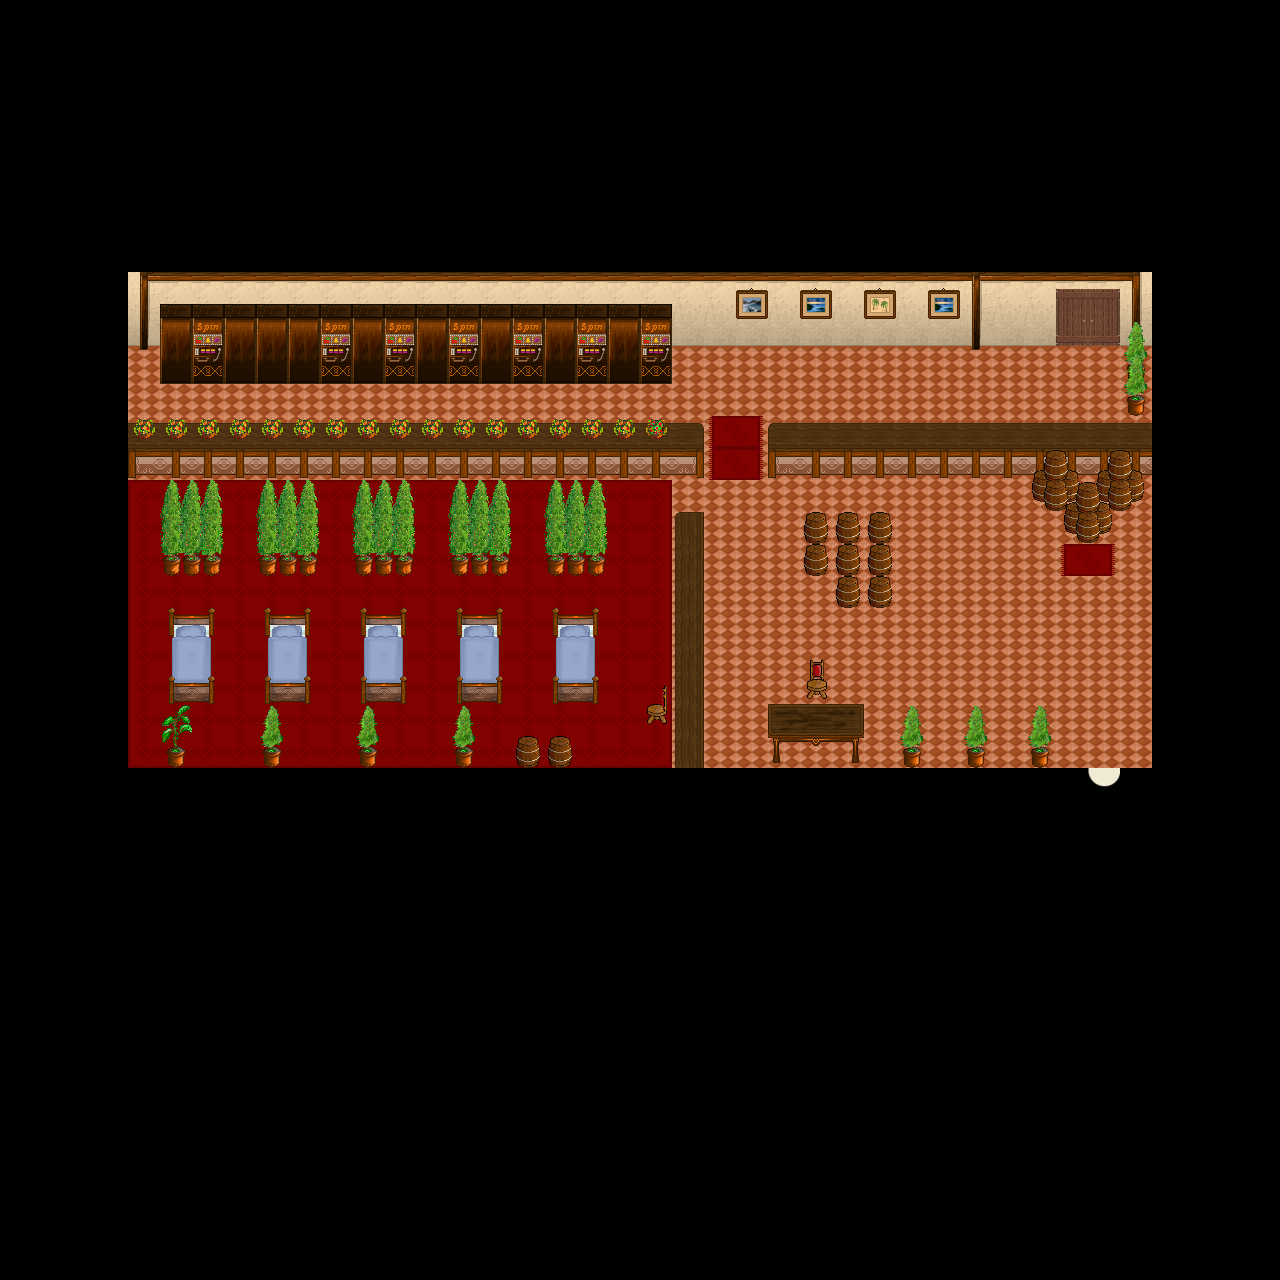

This is a level from a 2D game, rendered from its Tiled map with the project's own tilesets. A one-line summary and the map file follow, with tile-layer data summarised:
An orthogonal 40x40 tile map with 32x32 px tiles, 4 tile layers (Ground, Ground, Fringe, Over), 1 hidden layer not drawn, 6 tilesets and 2 objects (SCRIPT, WARP).

<map version="1.0" orientation="orthogonal" width="40" height="40" tilewidth="32" tileheight="32">
 <properties>
  <property name="music" value="inside.ogg" />
 </properties>
 <tileset firstgid="1" name="collision1_32_32" tilewidth="32" tileheight="32">
  <image source="../graphics/tiles/collision1_32_32.png" width="1024" height="1024" />
 </tileset>
 <tileset firstgid="1025" name="indoor3_32_32" tilewidth="32" tileheight="32">
  <image source="../graphics/tiles/indoor3_32_32.png" width="1024" height="1024" />
 </tileset>
 <tileset firstgid="2049" name="misc1_32_32" tilewidth="32" tileheight="32">
  <image source="../graphics/tiles/misc1_32_32.png" width="1024" height="1024" />
 </tileset>
 <tileset firstgid="3073" name="indoor2_32_64" tilewidth="32" tileheight="64">
  <image source="../graphics/tiles/indoor2_32_64.png" width="1024" height="1024" />
 </tileset>
 <tileset firstgid="3585" name="indoor2_32_96" tilewidth="32" tileheight="96">
  <image source="../graphics/tiles/indoor2_32_96.png" width="1024" height="960" />
 </tileset>
 <tileset firstgid="3905" name="indoor1_32_128" tilewidth="32" tileheight="128">
  <image source="../graphics/tiles/indoor1_32_128.png" width="1024" height="1024" />
 </tileset>
 <layer name="Ground" width="40" height="40">
  <data>[1600 cells, 1600 non-empty, 20 distinct tile ids]</data>
 </layer>
 <layer name="Ground" width="40" height="40">
  <data>[1600 cells, 37 non-empty, 8 distinct tile ids]</data>
 </layer>
 <layer name="Fringe" width="40" height="40">
  <data>[1600 cells, 163 non-empty, 36 distinct tile ids]</data>
 </layer>
 <layer name="Over" width="40" height="40">
  <data>[1600 cells, 0 non-empty, 0 distinct tile ids]</data>
 </layer>
 <layer name="Collision" width="40" height="40" visible="0">
  <data>[1600 cells, 1330 non-empty, 1 distinct tile ids]</data>
 </layer>
 <objectgroup name="Object" width="40" height="40">
  <object name="External Map Events" type="SCRIPT" x="0" y="0">
   <properties>
    <property name="FILENAME" value="scripts/maps/iw-ipsum-house01-o00-o00-o00.lua" />
   </properties>
  </object>
  <object name="Warp To Eingang XCF" type="WARP" x="1089" y="768" width="32" height="32">
   <properties>
    <property name="DEST_MAP" value="ow-o0000-o0000-o0000" />
    <property name="DEST_X" value="4352" />
    <property name="DEST_Y" value="3380" />
   </properties>
  </object>
 </objectgroup>
</map>
